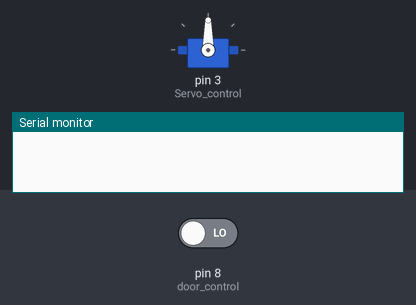
The sketch below on a simulated Arduino Uno, built with avr-gcc and run on an emulated ATmega328P. Shown: servo, the last lines printed to the serial monitor. The test bench sets the inputs (shaded band); at power-on: pin 8 (door_control) LOW.

Above: at 1.2 s.
1.3 s: pin 8 (door_control) driven HIGH
At 1.5 s:
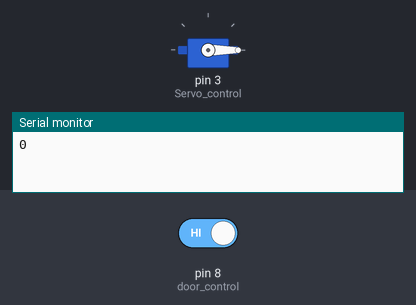
At 17.6 s:
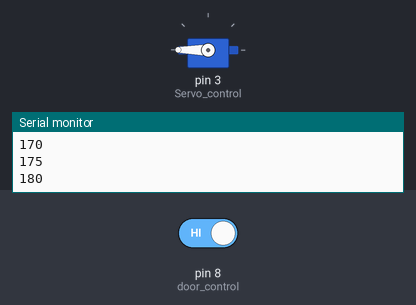
Timing chart, 0 to 19.3 s (numbered marks = the images above; inputs shaded):
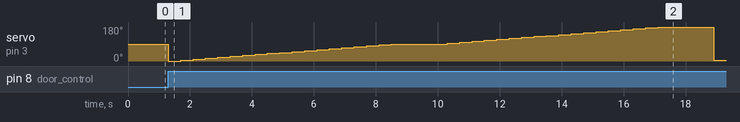

The sketch:

mg995_test.ino
```cpp
#include <Servo.h>                      // include library related to servo motors
#define door_control 8                  // Naming the control of the door
#define Servo_control 3                 // Naming the pin of Arduino that will produce PWM signal
Servo MG995_Servo;                      // Define the Servo named "MG995_Servo"

void setup() {
  Serial.begin(9600);                   // Initialize serial port with 9600 baud rate
  MG995_Servo.attach(Servo_control);    // Connect PWM signal pin of servo motor with Digital 3 of Arduino

}

void door_open(){
  int pos;
  for (pos = 0; pos <= 90; pos += 5){  //90 is the center. He need to go to the center if you want to change
                                       //the direction after. From 0 to 90, he turns clockwise.
       Serial.println(pos);            //You can display on the serial the signal value
       MG995_Servo.write(pos);
       delay(100);
       MG995_Servo.detach();           //Stop. Detach "cuts" the signal of the PWM entering the servo.
       delay(300);                     //Give the motor some pause before next position. The delay here is
                                       //equivalent to how much time the motor will wait to start moving again.
       MG995_Servo.attach(Servo_control);  //Always use attach function after detach to re-connect the servo with the board
  }
}

void door_close(){
  int pos;
  for (pos = 90; pos <= 180; pos += 5){ //90 is the center. He need to go to the center if you want to change
                                        //the direction after. From 0 to 90, he turns clockwise.
       Serial.println(pos);             // You can display on the serial the signal value
       MG995_Servo.write(pos);
       delay(100);
       MG995_Servo.detach();            //Stop. Detach "cuts" the signal of the PWM entering the servo.
       delay(300);                      //Give the motor some pause before next position. The delay here is
                                        //equivalent to how much time the motor will wait to start moving again.
       MG995_Servo.attach(Servo_control);   //Always use attach function after detach to re-connect your servo with the board
  }
  MG995_Servo.detach();
  delay(1000);
}


void loop() {
  pinMode(door_control, INPUT);
  if (digitalRead(door_control) == HIGH) {
     door_open();
     MG995_Servo.detach();
     delay(1000);
     MG995_Servo.attach(Servo_control);
     door_close();

  }
  }
```

Measured:
- after the input at 1.3 s, servo on pin 3 (Servo_control): 90° → 0° at once, → 5° 0.40 s later, → 10° 0.40 s later, → 15° 0.40 s later, … (38 changes in this stretch)
